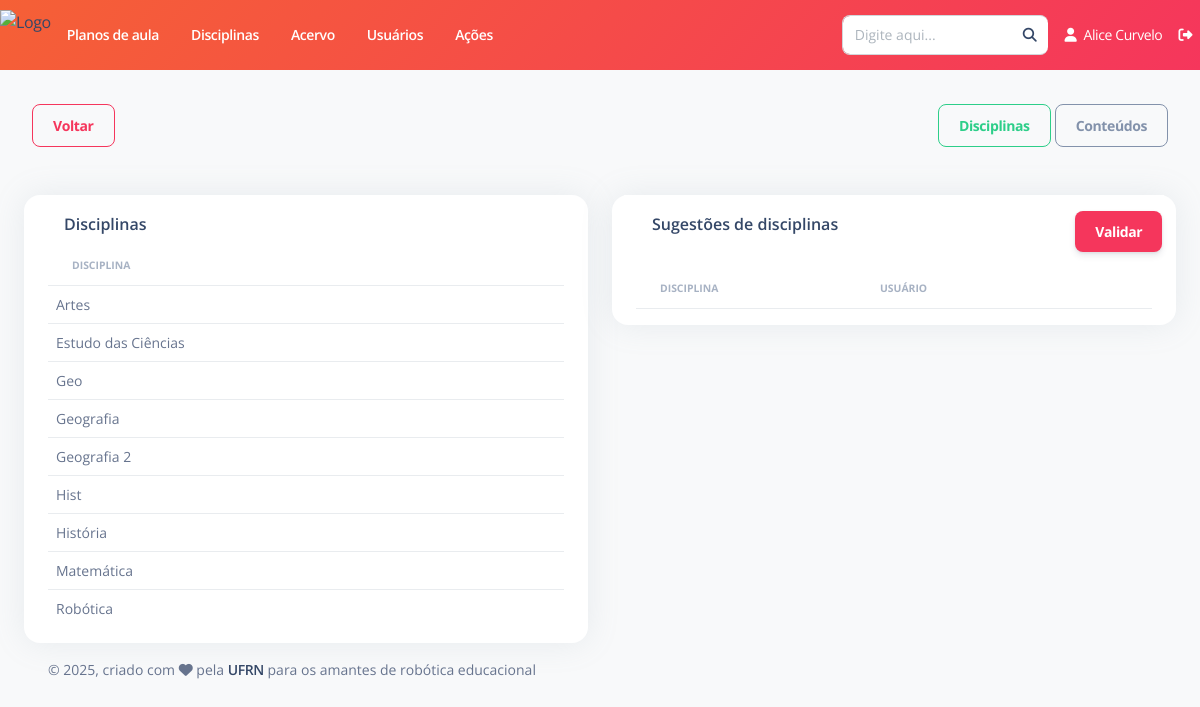
Screenshot of /disciplina/listar-sugestoes/ (signed in) with the database file from the repository.
### Disciplina/models.py (models this page shows)
class Disciplina(models.Model):
    nome = models.CharField(unique=True, max_length=200, verbose_name="Nome")
    status = models.CharField(max_length=7, choices=STATUS, default='Ativo')
    def __str__(self):
        return self.nome
    class Meta:
        ordering = ['nome']
        verbose_name = "Disciplina"
        verbose_name_plural = "Disciplinas"

### Disciplina/views.py (the view)
# urls.py: path('listar-sugestoes/', views.listar_sugestoes, name="listar_sugestoes"),
@login_required
def listar_sugestoes(request):
    if (request.user.is_superuser):
        sugestoes_disciplina = SugestaoDisciplina.objects.filter(status="A")
        sugestoes_conteudo = SugestaoConteudo.objects.filter(status="A")
        disciplinas = Disciplina.objects.filter(status="Ativo")
        conteudos = Conteudo.objects.filter(status="Ativo")
        informacoes = {
            'sugestoes_disciplina': sugestoes_disciplina,
            'sugestoes_conteudo': sugestoes_conteudo,
            'lista_disciplinas': disciplinas,
            'lista_conteudos': conteudos,
        }
        return render(request, "Disciplina/listar_sugestoes.html", informacoes)
    else:
        raise PermissionDenied()

### templates/Disciplina/listar_sugestoes.html (shortened to what this page needs)
{% extends "Base/base.html" %}
{% load static %}
{% block conteudo %}
<br>
<div class="d-flex justify-content-between bd-highlight">
    <div class="p-2 bd-highlight">
        <a id="btn_voltar" class="btn btn-outline-danger" href="{% url 'disciplina:listar' %}">Voltar</a>
    </div>
    <div class="p-2 bd-highlight">
        <button id="btn_disciplina" class="btn btn-outline-success" onclick="mostrar_disciplinas()">Disciplinas</button>
        <button id="btn_conteudo" class="btn btn-outline-secondary" onclick="mostrar_conteudos()">Conteúdos</button>
    </div>
</div>
<div id="div_disciplina">
  <div class="row mt-4">
  <div class="col-lg-6 col-md-12 mb-lg-0 mb-4">
    <div class="card container">
      <div class="card-header pb-0 p-3">
        <div class="d-flex justify-content-between">
          <h6 class="mb-2">Disciplinas</h6>
        </div>
      </div>
      <div class="table-responsive">
          <table id="tabela_disciplinas" class="table align-items-center" cellspacing="0">
            <thead>
              <tr>
                <th class="text-uppercase text-secondary text-xxs font-weight-bolder opacity-7">Disciplina</th>
              </tr>
            </thead>
            <tbody>
                {% for disciplina in lista_disciplinas %}
                    <tr>
                        <td><p class="text-sm mb-0">{{disciplina.nome}}</p></td>
                    </tr>
                {% endfor %}
            </tbody>
          </table>
      </div>
    </div>
  </div>
  <div class="col-lg-6 mb-lg-0 mb-4">
    <div class="card container">
      <form id="form_disciplina">
        <div class="card-header pb-0 p-3 row">
          <div class="col-10">
            <h6 class="mb-0">Sugestões de disciplinas</h6>
          </div>
          <div class="col-2">
            <input type="submit" class="btn btn-danger" value="Validar" />
          </div>
        </div>
        <div class="table-responsive">
          <table id="tabela_sugestao_disciplina" class="table align-items-center" cellspacing="0">
            <thead>
              <tr>
                <th class="text-uppercase text-secondary text-xxs font-weight-bolder opacity-7">Disciplina</th>
                <th class="text-uppercase text-secondary text-xxs font-weight-bolder opacity-7">Usuário</th>
                <th></th>
              </tr>
            </thead>
        </table>
      </div>
      </form>
    </div>
  </div>
</div>
</div>
{% endblock %}

### templates/Base/navbar-horizontal.html (shortened to what this page needs)
{% load static %}
<nav class="navbar navbar-expand-lg px-0 shadow-none bg-gradient-danger" style="height: 70px;">
  <div class="collapse navbar-collapse justify-content-between" id="navbar">
    <ul class="navbar-nav">
      <li class="nav-item d-flex align-items-center h-100">
        <a href="{% url 'home' %}" class="d-flex align-items-center" style="height: 50px;">
          <img src="{% static 'assets/img/LogoRAP-transparente.png' %}"
               style="height: 100%; width: auto; display: block;"
               alt="Logo">
        </a>
      </li>
      <li class="nav-item px-3 d-flex align-items-center">
        <a href="{% url 'plano_aula:listar' %}" class="nav-link font-weight-bold px-0 text-white">
          Planos de aula
        </a>
      </li>
      <li class="nav-item px-3 d-flex align-items-center">
        <a href="{% url 'disciplina:listar' %}" class="nav-link font-weight-bold px-0 text-white">
          Disciplinas
        </a>
      </li>
      <li class="nav-item px-3 d-flex align-items-center">
        <a href="{% url 'acervo:acervo' %}" class="nav-link font-weight-bold px-0 text-white">
          Acervo
        </a>
      </li>
      <li class="nav-item px-3 d-flex align-items-center">
        <a href="" class="nav-link font-weight-bold px-0 text-white">
          Usuários
        </a>
      </li>
      <li class="nav-item px-3 d-flex align-items-center">
        <a href="{% url 'acoes:listar' %}" class="nav-link font-weight-bold px-0 text-white">
          Ações
        </a>
      </li>
    </ul>
    <ul class="navbar-nav align-items-center">
      <li class="nav-item me-2">
        <form action="{% url 'buscar' %}" method="get">
            <div class="input-group">
                <input type="text"
                      class="form-control"
                      placeholder="Digite aqui..."
                      name="q"
                      id="input_busca"
                      value="{{ request.GET.q }}">
                <span class="input-group-text">
                    <a href="#" onclick="this.closest('form').submit(); return false;">
                        <i class="fa fa-search"></i>
                    </a>
                </span>
            </div>
        </form>
      </li>
      <li class="nav-item">
        <a href="#" class="nav-link text-white">
          <i class="fa fa-user me-1"></i> {{ user.first_name }} {{ user.last_name }}
        </a>
      </li>
      <li class="nav-item">
        <a href="{% url 'usuario:logout' %}" class="nav-link text-white">
          <i class="fa fa-sign-out-alt"></i>
        </a>
      </li>
    </ul>
  </div>
</nav>

### rows the page displays
Disciplina: nome "Artes"
Disciplina: nome "Estudo das Ciências"
Disciplina: nome "Geo"
Disciplina: nome "Geografia"
Disciplina: nome "Geografia 2"
Disciplina: nome "Hist"
Disciplina: nome "História"
Disciplina: nome "Matemática"
Disciplina: nome "Robótica"

### other values shown
{{ user.first_name }} "Alice"
{{ user.last_name }} "Curvelo"
